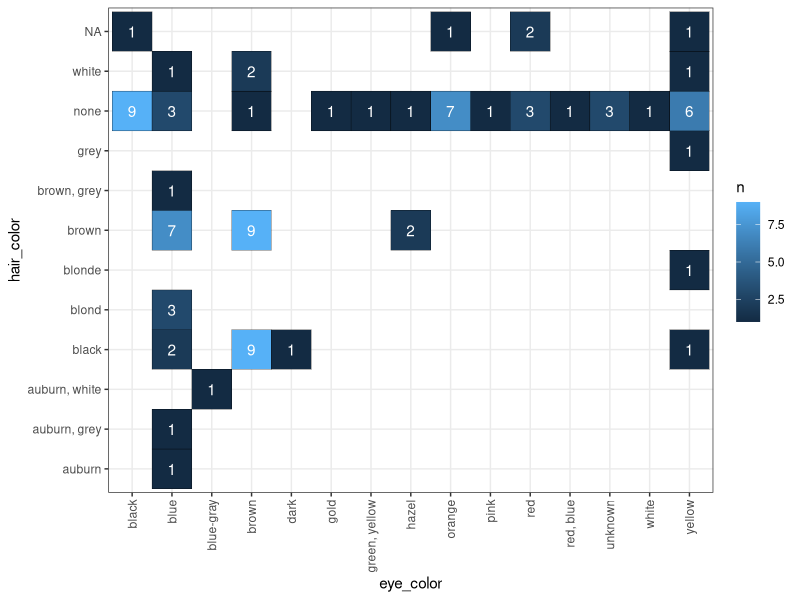
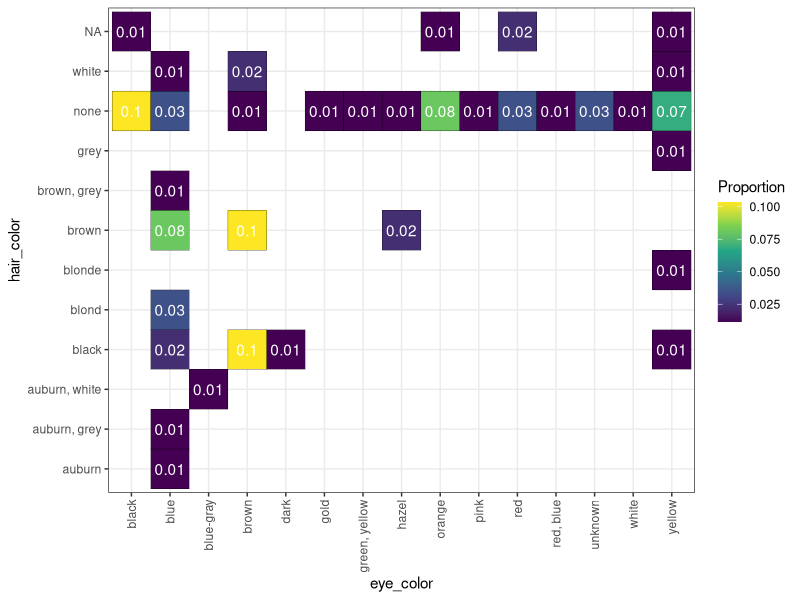

These figures' R source, in order:
## ---- chunk 1
knitr::opts_chunk$set(echo = TRUE)
## ---- chunk 2
library(tidyverse)
## ---- chunk 3
iris %>% glimpse()
## ---- chunk 4
iris %>% summary()
## ---- chunk 5
iris %>% 
  count(Species)
## ---- chunk 6
starwars %>% glimpse()
## ---- chunk 7
class(starwars$eye_color)
## ---- chunk 8
starwars %>% pull(eye_color) %>% class()
## ---- chunk 9
starwars %>% count(eye_color)
## ---- chunk 10
starwars %>% count(eye_color) %>% 
  arrange(n)
## ---- chunk 11
starwars %>% 
  count(eye_color) %>% 
  arrange(desc(n))
## ---- chunk 12
starwars %>% 
  count(eye_color) %>% 
  arrange(desc(n)) %>% 
  knitr::kable()
## ---- chunk 13
starwars %>% 
  count(eye_color, hair_color) %>% 
  arrange(desc(n))
## ---- chunk 14
starwars %>% 
  count(eye_color, hair_color) %>% 
  ggplot(mapping = aes(x = eye_color, y = hair_color)) +
  geom_tile(mapping = aes(fill = n), color = "black") +
  geom_text(mapping = aes(label = n), color = "white") +
  theme_bw() +
  theme(axis.text.x = element_text(angle=90, hjust = 1, vjust = 0.5))
## ---- chunk 15
starwars %>% 
  count(eye_color, hair_color) %>% 
  arrange(desc(n)) %>% 
  mutate(proportion_obs = n / sum(n))
## ---- chunk 16
9 / nrow(starwars)
## ---- chunk 17
starwars %>% 
  count(eye_color, hair_color) %>% 
  mutate(proportion_obs = n / sum(n)) %>% 
  ggplot(mapping = aes(x = eye_color, y = hair_color)) +
  geom_tile(mapping = aes(fill = proportion_obs), color = "black") +
  geom_text(mapping = aes(label = signif(proportion_obs, 1)), color = "white") +
  scale_fill_viridis_c("Proportion") +
  theme_bw() +
  theme(axis.text.x = element_text(angle=90, hjust = 1, vjust = 0.5))
## ---- chunk 18
starwars %>% 
  group_by(eye_color, hair_color) %>% 
  glimpse()
## ---- chunk 19
starwars %>% 
  group_by(eye_color, hair_color) %>% 
  summarise(num_rows = n()) %>% 
  arrange(desc(num_rows))
## ---- chunk 20
starwars %>% 
  group_by(eye_color, hair_color) %>% 
  summarise(num_rows = n()) %>% 
  ungroup() %>% 
  arrange(desc(num_rows))
## ---- chunk 21
starwars %>% 
  group_by(eye_color, hair_color) %>% 
  summarise(num_rows = n(),
            .groups = 'drop') %>% 
  arrange(desc(num_rows))
## ---- chunk 22
starwars %>% 
  group_by(eye_color, hair_color) %>% 
  summarise(num_rows = n(),
            num_home_worlds = n_distinct(homeworld),
            .groups = 'drop') %>% 
  arrange(desc(num_rows))
## ---- chunk 23
starwars %>% 
  filter(eye_color == "black", hair_color == "none") %>% 
  count(homeworld) %>% 
  nrow()
## ---- chunk 24
starwars %>% 
  group_by(eye_color, hair_color) %>% 
  summarise(num_rows = n(),
            num_home_worlds = n_distinct(homeworld),
            num_species = n_distinct(species),
            .groups = 'drop') %>% 
  arrange(desc(num_rows))
## ---- chunk 25
starwars %>% 
  group_by(eye_color, hair_color) %>% 
  summarise(num_rows = n(),
            num_home_worlds = n_distinct(homeworld),
            num_species = n_distinct(species),
            .groups = 'drop') %>% 
  ungroup() %>% 
  count(num_species) %>% 
  arrange(desc(n))
## ---- chunk 26
starwars %>% count(homeworld) %>% arrange(desc(n))
## ---- chunk 27
my_df <- starwars %>% 
  select(eye_color, homeworld) %>% 
  mutate(obs_planets = ifelse(homeworld %in% c("Tatooine", "Naboo"),
                              "yes", 
                              "no"),
         pred_planets = ifelse(eye_color %in% c("brown"),
                               "yes", 
                               "no"))
## ---- chunk 28
my_df %>% 
  summarise(mean(pred_planets == obs_planets))
## ---- chunk 29
mean(my_df$obs_planets == "yes")
## ---- chunk 30
my_confusion <- my_df %>% 
  count(pred_planets, obs_planets)
## ---- chunk 31
my_confusion
## ---- chunk 32
my_confusion %>% 
  filter(obs_planets == "yes") %>% 
  mutate(prop_val = n / sum(n))
## ---- chunk 33
tpr_planets <- my_confusion %>% 
  filter(obs_planets == "yes") %>% 
  mutate(prop_val = n / sum(n)) %>% 
  filter(pred_planets == obs_planets) %>% 
  pull(prop_val)
## ---- chunk 34
my_confusion %>% 
  filter(obs_planets == "no") %>% 
  mutate(prop_val = n / sum(n))
